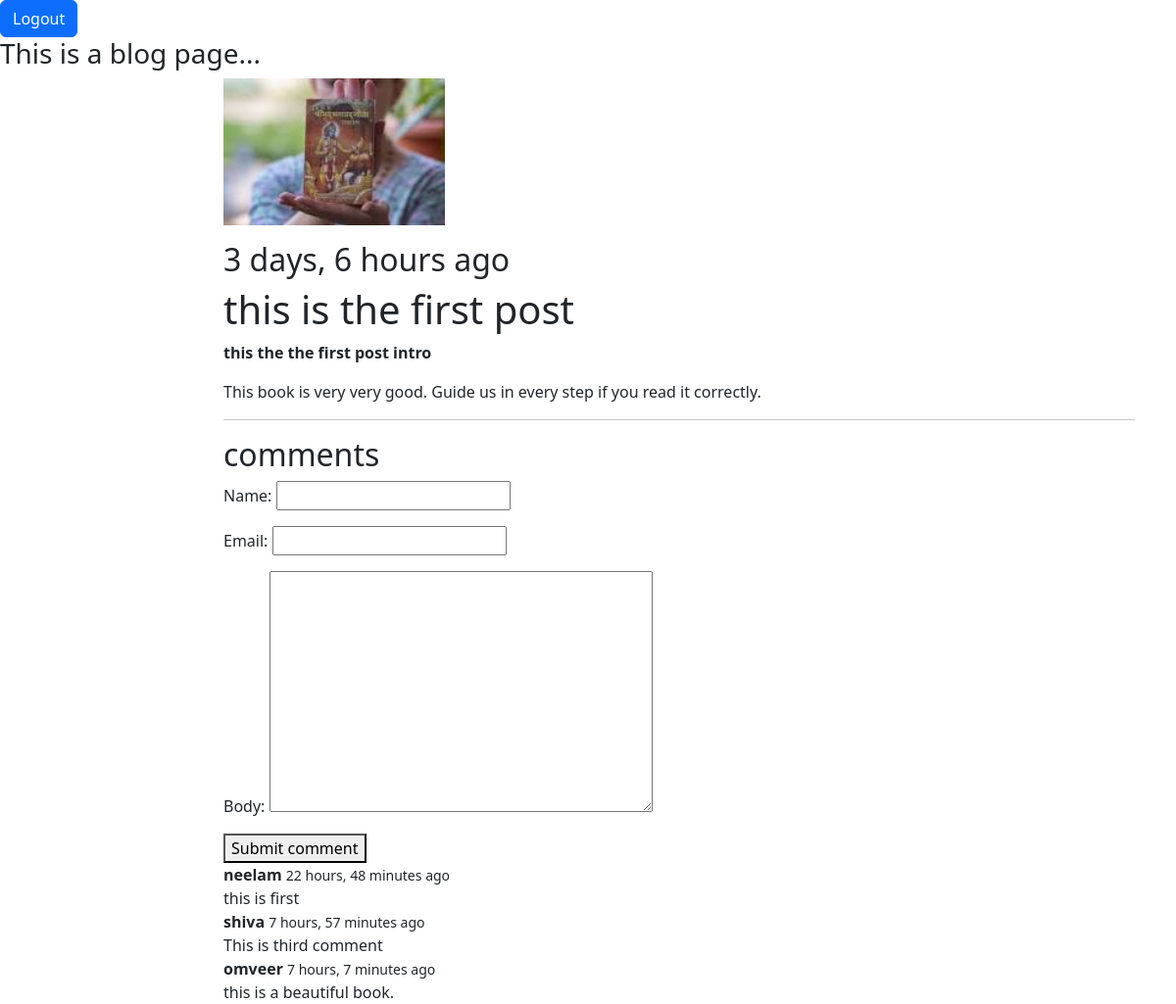
/first-post/, run on the app's committed database.
### blog/models.py (models this page shows, shortened)
class Post(models.Model):
    title = models.CharField(max_length=255)
    slug= models.SlugField()
    intro=models.TextField()
    body=models.TextField()
    created_at=models.DateTimeField(auto_now_add=True)
    image = models.ImageField(upload_to='uploads/',blank=True, null=True)
    class Meta:
       ordering=('-created_at',)

class Comment(models.Model):
    post = models.ForeignKey(Post, related_name='comments', on_delete=models.CASCADE)
    name = models.CharField(max_length=255)
    email = models.EmailField()
    body = models.TextField()
    created_at = models.DateTimeField(auto_now_add=True)

### blog/views.py (the view)
# urls.py: path('<slug:slug>/', views.details, name='post_details'),
def details(request, slug):
        post = get_object_or_404(Post, slug=slug)
        if request.method == 'POST':
                form=CommentForms(request.POST)
                if form.is_valid():
                    comment = form.save(commit=False)
                    comment.post=post
                    comment.save()
                    return redirect('post_details',slug=slug)
        else:
                form = CommentForms()
        return render(request,'blog/details.html', {'post':post, 'form':form})

### blog/forms.py
class CommentForms(forms.ModelForm):
    class Meta:
        model = Comment
        fields = ["name", "email", "body"]

### blog/templates/blog/details.html (shortened to what this page needs)
{% extends 'home.html' %}
{% block content %}
<section class="hero">
    <div class="hero-body">
      <div class="container">
        <section class="section">
          <div class="columns">
            <div class="column is-8 is offset-2">
              <div class="content is-medium">
                {% if post.image %}
                <figure class="image">
                  <img src="{{post.image.url}}" height="150">
                </figure>
                {% endif %}
                <h2 class="subtitle is-4">{{ post.created_at|timesince}} ago</h2>
                <h1 calss="title">{{post.title}}</h1>
                <p><strong>{{ post.intro }}</strong></p>
                <p>{{ post.body }}</p>
                <hr>
                <h2 class="subtitle is-4">comments</h2>
                <form action="" method="post" class="mb-6">
                    {{ form.as_p}}
                    <div class="field">
                        <div class="control">
                            <button class="button is success">Submit comment</button>
                        </div>
                     </div>
                </form>
                    {% for comment in post.comments.all%}
                    <article class="media-box">
                    <div class="media-content">
                    <strong> {{comment.name}} </strong><small>{{comment.created_at|timesince}} ago</small><br>
                    {{comment.body}}
                  </div>
                </article>
                {% endfor %}
                </div>
              </div>
            </div>
        </section>
      </div>
    </div>
  </section>
{% endblock %}

### templates/home.html (shortened to what this page needs)
<!doctype html>
<html lang="en">
<head>
  <a href="{% url 'logout' %}" class="btn btn-primary">Logout</a>
  <link href="https://cdn.jsdelivr.net/npm/bootstrap@5.3.2/dist/css/bootstrap.min.css" rel="stylesheet"
>
  </head>
<h3>This is a blog page...</h3>
<body>
  {% load static %}
  {% block content %} {% endblock %}
</body>
</html>

### data on the page
Post: image (picture), created_at "3 days, 6 hours", title "this is the first post", intro "this the the first post intro", body "This book is very very good. Guide us in every step if you read it correctly."
Comment: name "neelam", created_at "22 hours, 48 minutes", body "this is first"
Comment: name "shiva", created_at "7 hours, 57 minutes", body "This is third comment"
Comment: name "omveer", created_at "7 hours, 7 minutes", body "this is a beautiful book."
